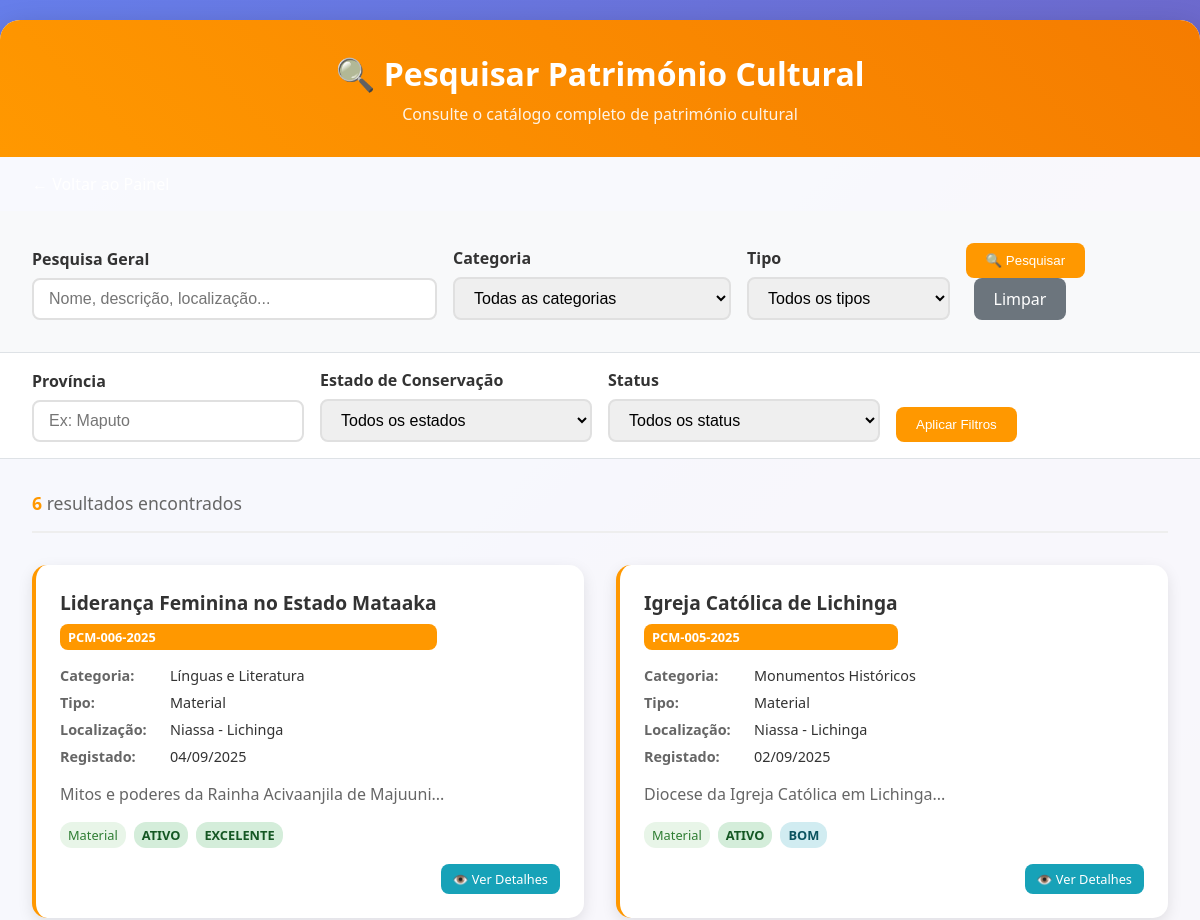
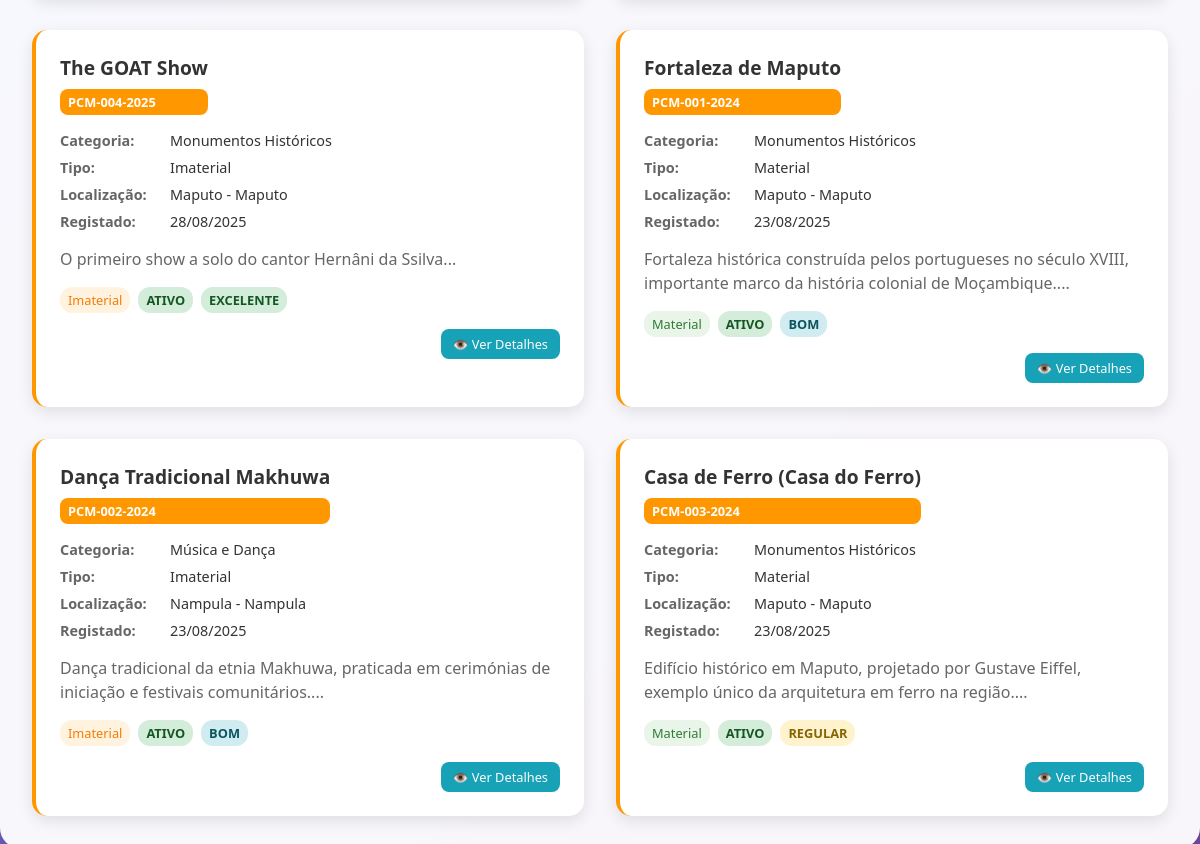
The page /pesquisar_patrimonio.php (signed in) on the database its author committed (2 pictures, top to bottom).
### tables this page shows
CREATE TABLE `patrimonio` (
  `id` int(11) NOT NULL AUTO_INCREMENT,
  `codigo_registo` varchar(50) NOT NULL,
  `nome` varchar(200) NOT NULL,
  `categoria_id` int(11) DEFAULT NULL,
  `tipo_patrimonio` enum('material','imaterial') NOT NULL,
  `descricao` text NOT NULL,
  `provincia` varchar(100) DEFAULT NULL,
  `distrito` varchar(100) DEFAULT NULL,
  `localidade` varchar(100) DEFAULT NULL,
  `coordenadas_gps` varchar(100) DEFAULT NULL,
  `periodo_historico` varchar(100) DEFAULT NULL,
  `data_criacao_aproximada` varchar(100) DEFAULT NULL,
  `origem` varchar(200) DEFAULT NULL,
  `estado_conservacao` enum('excelente','bom','regular','mau','critico') NOT NULL,
  `observacoes_estado` text DEFAULT NULL,
  `significado_cultural` text DEFAULT NULL,
  `valor_historico` text DEFAULT NULL,
  `relevancia_comunitaria` text DEFAULT NULL,
  `materiais_construcao` text DEFAULT NULL,
  `tecnicas_utilizadas` text DEFAULT NULL,
  `dimensoes` varchar(200) DEFAULT NULL,
  `peso` varchar(50) DEFAULT NULL,
  `praticantes` text DEFAULT NULL,
  `frequencia_pratica` varchar(100) DEFAULT NULL,
  `rituais_associados` text DEFAULT NULL,
  `conhecimentos_tradicionais` text DEFAULT NULL,
  `foto_principal` varchar(255) DEFAULT NULL,
  `fotografias` longtext DEFAULT NULL CHECK (json_valid(`fotografias`)),
  `videos` longtext DEFAULT NULL CHECK (json_valid(`videos`)),
  `documentos` longtext DEFAULT NULL CHECK (json_valid(`documentos`)),
  `gravacoes_audio` longtext DEFAULT NULL CHECK (json_valid(`gravacoes_audio`)),
  `proprietario` varchar(200) DEFAULT NULL,
  `gestor_responsavel` varchar(200) DEFAULT NULL,
  `contacto_responsavel` varchar(200) DEFAULT NULL,
  `acesso_publico` tinyint(1) DEFAULT 0,
  `horario_visita` varchar(200) DEFAULT NULL,
  `restricoes_acesso` text DEFAULT NULL,
  `ameacas_identificadas` text DEFAULT NULL,
  `nivel_risco` enum('baixo','medio','alto','critico') DEFAULT 'baixo',
  `medidas_protecao` text DEFAULT NULL,
  `classificacao_oficial` enum('monumento_nacional','bem_interesse_cultural','bem_relevante','sem_classificacao') DEFAULT 'sem_classificacao',
  `data_classificacao` date DEFAULT NULL,
  `entidade_classificadora` varchar(200) DEFAULT NULL,
  `registado_por` int(11) NOT NULL,
  `data_registo` timestamp NOT NULL DEFAULT current_timestamp(),
  `data_ultima_atualizacao` timestamp NOT NULL DEFAULT current_timestamp() ON UPDATE current_timestamp(),
  `status` enum('ativo','inativo','em_analise','pendente') DEFAULT 'ativo',
  PRIMARY KEY (`id`),
  UNIQUE KEY `codigo_registo` (`codigo_registo`),
  KEY `registado_por` (`registado_por`),
  KEY `idx_codigo_registo` (`codigo_registo`),
  KEY `idx_categoria` (`categoria_id`),
  KEY `idx_provincia` (`provincia`),
  KEY `idx_tipo` (`tipo_patrimonio`),
  KEY `idx_estado` (`estado_conservacao`),
  KEY `idx_classificacao` (`classificacao_oficial`),
  CONSTRAINT `patrimonio_ibfk_1` FOREIGN KEY (`categoria_id`) REFERENCES `categorias_patrimonio` (`id`),
  CONSTRAINT `patrimonio_ibfk_2` FOREIGN KEY (`registado_por`) REFERENCES `usuarios` (`id`)
);

CREATE TABLE `categorias_patrimonio` (
  `id` int(11) NOT NULL AUTO_INCREMENT,
  `nome` varchar(100) NOT NULL,
  `descricao` text DEFAULT NULL,
  `data_criacao` timestamp NOT NULL DEFAULT current_timestamp(),
  PRIMARY KEY (`id`)
);

### pesquisar_patrimonio.php (the view, shortened to what this page needs)
<?php
include 'config.php';
$busca = trim($_GET['busca'] ?? '');
$provincia = trim($_GET['provincia'] ?? '');
$where_conditions = ["1=1"];
$params = [];
$where_clause = implode(' AND ', $where_conditions);
$patrimonios = [];
$total_resultados = 0;
try {
    $sql = "
        SELECT p.*, c.nome as categoria_nome, u.nome as registado_por_nome
        FROM patrimonio p
        LEFT JOIN categorias_patrimonio c ON p.categoria_id = c.id
        LEFT JOIN usuarios u ON p.registado_por = u.id
        WHERE $where_clause
        ORDER BY p.data_registo DESC
    ";
    $stmt = $pdo->prepare($sql);
    $stmt->execute($params);
    $patrimonios = $stmt->fetchAll();
    $total_resultados = count($patrimonios);
} catch(PDOException $e) {
    $erro = "Erro na pesquisa: " . $e->getMessage();
}
?>
<!DOCTYPE html>
<html lang="pt">
<head>
</head>
<body>
    <div class="container">
        <div class="header">
            <h1>🔍 Pesquisar Património Cultural</h1>
            <p>Consulte o catálogo completo de património cultural</p>
        </div>
        <div class="nav-back">
            <a href="painel_funcionario.php">← Voltar ao Painel</a>
        </div>
        <div class="search-container">
            <form method="GET" class="search-form">
                <div class="form-group">
                    <label for="busca">Pesquisa Geral</label>
                    <input type="text" id="busca" name="busca" class="form-control"
                           value="<?php echo htmlspecialchars($busca); ?>"
                           placeholder="Nome, descrição, localização...">
                </div>
                <div class="form-group">
                    <label for="categoria_id">Categoria</label>
                    <select id="categoria_id" name="categoria_id" class="form-control">
                        <option value="">Todas as categorias</option>
                    </select>
                </div>
                <div class="form-group">
                    <label for="tipo_patrimonio">Tipo</label>
                    <select id="tipo_patrimonio" name="tipo_patrimonio" class="form-control">
                        <option value="">Todos os tipos</option>
                    </select>
                </div>
                <div>
                    <button type="submit" class="btn">🔍 Pesquisar</button>
                    <a href="pesquisar_patrimonio.php" class="btn btn-secondary">Limpar</a>
                </div>
            </form>
        </div>
        <div class="filters-section">
            <form method="GET" class="filters-grid">
                <div class="form-group">
                    <label for="provincia">Província</label>
                    <input type="text" id="provincia" name="provincia" class="form-control"
                           value="<?php echo htmlspecialchars($provincia); ?>" placeholder="Ex: Maputo">
                </div>
                <div class="form-group">
                    <label for="estado_conservacao">Estado de Conservação</label>
                    <select id="estado_conservacao" name="estado_conservacao" class="form-control">
                        <option value="">Todos os estados</option>
                    </select>
                </div>
                <div class="form-group">
                    <label for="status">Status</label>
                    <select id="status" name="status" class="form-control">
                        <option value="">Todos os status</option>
                    </select>
                </div>
                <div>
                    <button type="submit" class="btn">Aplicar Filtros</button>
                </div>
            </form>
        </div>
        <div class="results-container">
            <div class="results-header">
                <div class="results-count">
                    <strong><?php echo $total_resultados; ?></strong>
                    <?php echo $total_resultados == 1 ? 'resultado encontrado' : 'resultados encontrados'; ?>
                </div>
            </div>
            <?php if (empty($patrimonios)): ?>
                <div class="no-results">
                    <div class="no-results-icon">🔍</div>
                    <h3>Nenhum património encontrado</h3>
                    <p>Tente ajustar os critérios de pesquisa ou filtros.</p>
                </div>
            <?php else: ?>
                <div class="patrimonio-grid">
                    <?php foreach ($patrimonios as $patrimonio): ?>
                        <div class="patrimonio-card">
                            <div class="patrimonio-header">
                                <div>
                                    <div class="patrimonio-title"><?php echo htmlspecialchars($patrimonio['nome']); ?></div>
                                    <div class="patrimonio-code"><?php echo htmlspecialchars($patrimonio['codigo_registo']); ?></div>
                                </div>
                            </div>
                            <div class="patrimonio-info">
                                <div class="info-item">
                                    <span class="info-label">Categoria:</span>
                                    <span class="info-value"><?php echo htmlspecialchars($patrimonio['categoria_nome'] ?? 'N/A'); ?></span>
                                </div>
                                <div class="info-item">
                                    <span class="info-label">Tipo:</span>
                                    <span class="info-value"><?php echo ucfirst($patrimonio['tipo_patrimonio']); ?></span>
                                </div>
                                <?php if (!empty($patrimonio['provincia'])): ?>
                                <div class="info-item">
                                    <span class="info-label">Localização:</span>
                                    <span class="info-value">
                                        <?php echo htmlspecialchars($patrimonio['provincia']); ?>
                                        <?php if (!empty($patrimonio['distrito'])): ?>
                                            - <?php echo htmlspecialchars($patrimonio['distrito']); ?>
                                        <?php endif; ?>
                                    </span>
                                </div>
                                <?php endif; ?>
                                <div class="info-item">
                                    <span class="info-label">Registado:</span>
                                    <span class="info-value"><?php echo date('d/m/Y', strtotime($patrimonio['data_registo'])); ?></span>
                                </div>
                            </div>
                            <div class="patrimonio-description">
                                <?php echo htmlspecialchars(substr($patrimonio['descricao'], 0, 200)) . '...'; ?>
                            </div>
                            <div class="patrimonio-tags">
                                <span class="tag <?php echo $patrimonio['tipo_patrimonio']; ?>">
                                    <?php echo ucfirst($patrimonio['tipo_patrimonio']); ?>
                                </span>
                                <span class="status-badge status-<?php echo $patrimonio['status']; ?>">
                                    <?php echo str_replace('_', ' ', ucfirst($patrimonio['status'])); ?>
                                </span>
                                <span class="conservacao-badge conservacao-<?php echo $patrimonio['estado_conservacao']; ?>">
                                    <?php echo ucfirst($patrimonio['estado_conservacao']); ?>
                                </span>
                            </div>
                            <div class="patrimonio-actions">
                                <a href="ver_patrimonio.php?id=<?php echo $patrimonio['id']; ?>" class="btn btn-view btn-small">
                                    👁️ Ver Detalhes
                                </a>
                            </div>
                        </div>
                    <?php endforeach; ?>
                </div>
            <?php endif; ?>
        </div>
    </div>
</body>
</html>

### pesquisar_patrimonio.php (style rules this page uses)
* { margin: 0; padding: 0; box-sizing: border-box; }
body { font-family: 'Segoe UI', Tahoma, Geneva, Verdana, sans-serif; background: linear-gradient(135deg, #667eea 0%, #764ba2 100%); min-height: 100vh; padding: 20px 0; }
.container { max-width: 1200px; margin: 0 auto; background: rgba(255, 255, 255, 0.95); border-radius: 20px; box-shadow: 0 10px 30px rgba(0,0,0,0.2); overflow: hidden; }
.header { background: linear-gradient(45deg, #FF9800, #F57C00); color: white; padding: 2rem; text-align: center; }
.header h1 { font-size: 2rem; margin-bottom: 0.5rem; }
.header p { opacity: 0.9; }
.nav-back { background: rgba(255, 255, 255, 0.1); padding: 1rem 2rem; }
.nav-back a { color: white; text-decoration: none; font-weight: 500; transition: all 0.3s ease; }
.search-container { padding: 2rem; background: #f8f9fa; border-bottom: 1px solid #dee2e6; }
.search-form { display: grid; grid-template-columns: 2fr 1fr 1fr 1fr; gap: 1rem; align-items: end; }
.form-group { display: flex; flex-direction: column; }
.form-group label { font-weight: 600; margin-bottom: 0.5rem; color: #333; }
.form-control { padding: 10px 15px; border: 2px solid #e0e0e0; border-radius: 8px; font-size: 1rem; transition: all 0.3s ease; }
.btn { background: #FF9800; color: white; padding: 10px 20px; border: none; border-radius: 8px; font-weight: 500; cursor: pointer; transition: all 0.3s ease; text-decoration: none; display: inline-block; text-align: center; }
.btn-secondary { background: #6c757d; margin-left: 0.5rem; }
.filters-section { padding: 1rem 2rem; background: #fff; border-bottom: 1px solid #dee2e6; }
.filters-grid { display: grid; grid-template-columns: repeat(auto-fit, minmax(200px, 1fr)); gap: 1rem; align-items: end; }
.results-container { padding: 2rem; }
.results-header { display: flex; justify-content: space-between; align-items: center; margin-bottom: 2rem; padding-bottom: 1rem; border-bottom: 2px solid #eee; }
.results-count { font-size: 1.1rem; color: #666; }
.results-count strong { color: #FF9800; }
.patrimonio-grid { display: grid; grid-template-columns: repeat(auto-fill, minmax(400px, 1fr)); gap: 2rem; }
.patrimonio-card { background: white; border-radius: 15px; box-shadow: 0 5px 15px rgba(0,0,0,0.1); padding: 1.5rem; transition: all 0.3s ease; border-left: 4px solid #FF9800; }
.patrimonio-header { display: flex; justify-content: space-between; align-items: start; margin-bottom: 1rem; }
.patrimonio-title { font-size: 1.2rem; font-weight: bold; color: #333; margin-bottom: 0.5rem; }
.patrimonio-code { background: #FF9800; color: white; padding: 4px 8px; border-radius: 8px; font-size: 0.8rem; font-weight: bold; }
.patrimonio-info { margin-bottom: 1rem; }
.info-item { display: flex; margin-bottom: 0.5rem; font-size: 0.9rem; }
.info-label { font-weight: 600; color: #666; width: 100px; margin-right: 10px; }
.info-value { color: #333; flex: 1; }
.patrimonio-description { color: #666; line-height: 1.5; margin-bottom: 1rem; max-height: 100px; overflow: hidden; text-overflow: ellipsis; }
.patrimonio-tags { display: flex; flex-wrap: wrap; gap: 0.5rem; margin-bottom: 1rem; }
.tag { background: #e3f2fd; color: #1976d2; padding: 4px 8px; border-radius: 12px; font-size: 0.8rem; font-weight: 500; }
.tag.material { background: #e8f5e8; color: #2e7d32; }
.tag.imaterial { background: #fff3e0; color: #f57c00; }
.status-badge { padding: 4px 8px; border-radius: 12px; font-size: 0.8rem; font-weight: bold; text-transform: uppercase; }
.status-ativo { background: #d4edda; color: #155724; }
.conservacao-badge { padding: 4px 8px; border-radius: 12px; font-size: 0.8rem; font-weight: bold; text-transform: uppercase; }
.conservacao-excelente { background: #d4edda; color: #155724; }
.conservacao-bom { background: #d1ecf1; color: #0c5460; }
.conservacao-regular { background: #fff3cd; color: #856404; }
.patrimonio-actions { display: flex; gap: 0.5rem; justify-content: flex-end; }
.btn-small { padding: 6px 12px; font-size: 0.8rem; }
.btn-view { background: #17a2b8; }

### rows shown on the page
patrimonio: nome "Liderança Feminina no Estado Mataaka", codigo_registo "PCM-006-2025", categoria.nome "Línguas e Literatura", tipo_patrimonio "Material", provincia "Niassa", distrito "Lichinga", data_registo "04/09/2025", descricao "Mitos e poderes da Rainha Acivaanjila de Majuuni", status "ATIVO", estado_conservacao "EXCELENTE"
patrimonio: nome "Igreja Católica de Lichinga", codigo_registo "PCM-005-2025", categoria.nome "Monumentos Históricos", tipo_patrimonio "Material", provincia "Niassa", distrito "Lichinga", data_registo "02/09/2025", descricao "Diocese da Igreja Católica em Lichinga", status "ATIVO", estado_conservacao "BOM"
patrimonio: nome "The GOAT Show", codigo_registo "PCM-004-2025", categoria.nome "Monumentos Históricos", tipo_patrimonio "Imaterial", provincia "Maputo", distrito "Maputo", data_registo "28/08/2025", descricao "O primeiro show a solo do cantor Hernâni da Ssilva", status "ATIVO", estado_conservacao "EXCELENTE"
patrimonio: nome "Fortaleza de Maputo", codigo_registo "PCM-001-2024", categoria.nome "Monumentos Históricos", tipo_patrimonio "Material", provincia "Maputo", distrito "Maputo", data_registo "23/08/2025", descricao "Fortaleza histórica construída pelos portugueses no século XVIII, importante marco da história colonial de Moçambique.", status "ATIVO", estado_conservacao "BOM"
patrimonio: nome "Dança Tradicional Makhuwa", codigo_registo "PCM-002-2024", categoria.nome "Música e Dança", tipo_patrimonio "Imaterial", provincia "Nampula", distrito "Nampula", data_registo "23/08/2025", descricao "Dança tradicional da etnia Makhuwa, praticada em cerimónias de iniciação e festivais comunitários.", status "ATIVO", estado_conservacao "BOM"
patrimonio: nome "Casa de Ferro (Casa do Ferro)", codigo_registo "PCM-003-2024", categoria.nome "Monumentos Históricos", tipo_patrimonio "Material", provincia "Maputo", distrito "Maputo", data_registo "23/08/2025", descricao "Edifício histórico em Maputo, projetado por Gustave Eiffel, exemplo único da arquitetura em ferro na região.", status "ATIVO", estado_conservacao "REGULAR"

### other values the page prints
$total_resultados "6"
